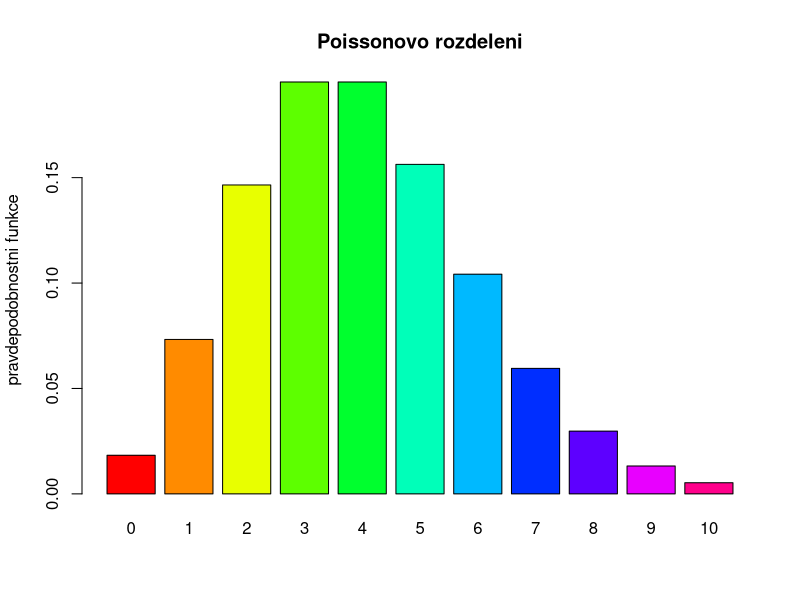
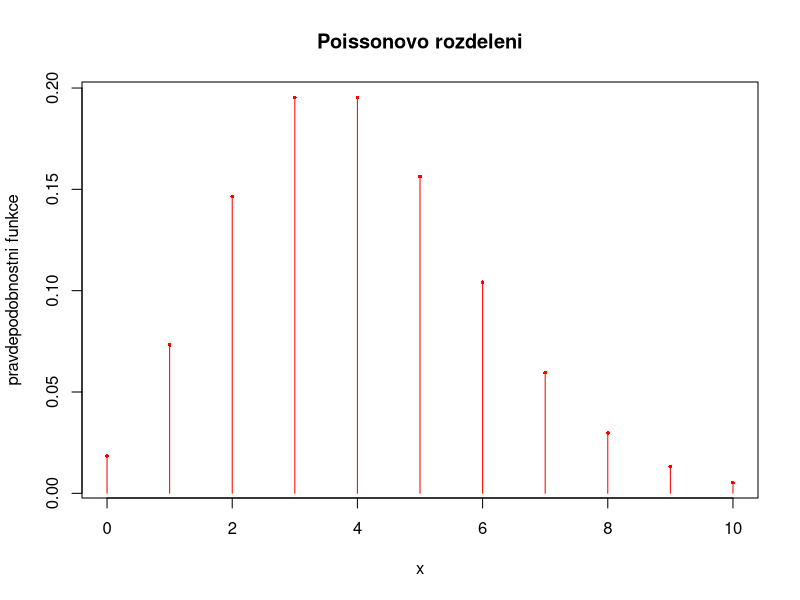

Reproduce these figures in R, in order. (Note: this script raises an error after producing the figures.)
# Priklad 2

lambda <- 4
#  mozne hodnoty x jsou vsechna prirozena cisla, 
#	horni mez sekvence hodnot x je tak nutno patricne upravit 
x <- seq (0, 10)
titulek <- "Poissonovo rozdeleni"

# pravdepodobnostni funkce
pravdepodobnostni <- dpois (x, lambda = lambda)

#	sloupcovy graf
barplot (pravdepodobnostni, col = rainbow (length (x)), names.arg = x, ylab = "pravdepodobnostni funkce", main = titulek)

#	klasicky bodovy (korektne matematicky) graf
plot (x, pravdepodobnostni, type = "h", col = "red", ylab = "pravdepodobnostni funkce", main = titulek)
points (x, pravdepodobnostni, pch = 16, cex = 0.5, col = "red")

# distribucni funkce
distribucni <- pgeom (x, prob = theta)
# jedna se o skokovou funkci
dist.fce <- stepfun (x, c (0, distribucni))

# distribucni funkce je vzdy zprava spojita, 
# tzn. leve krajni body vzdy patri k useckam
plot (dist.fce, verticals = FALSE, col = "red", pch = 16, cex = 0.5, ylab = "distribucni funkce", main = titulek)

dpois (0, lambda = lambda)

ppois (4, lambda = lambda)

1 - ppois (0, lambda = lambda)

ppois (6, lambda = lambda) - ppois (1, lambda = lambda)

